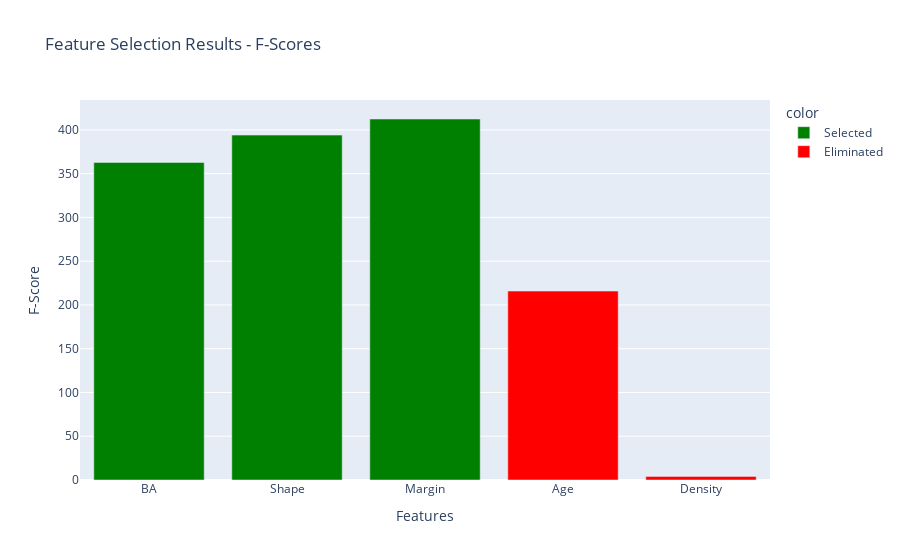

Write notebook code for a chart like this one.
### Markdown cell above
# Task 4: Feature engineering

### Code cell
# Import required modules
from sklearn.feature_selection import SelectKBest, f_classif
from sklearn.preprocessing import LabelEncoder
import plotly.graph_objects as go

# Prepare data for feature selection
df_encoded = df_copy.copy()

# Encode categorical variables (SelectKBest needs numerical data)
le_shape = LabelEncoder()
le_margin = LabelEncoder() 
le_density = LabelEncoder()

df_encoded['Shape'] = le_shape.fit_transform(df_encoded['Shape'].astype(str))
df_encoded['Margin'] = le_margin.fit_transform(df_encoded['Margin'].astype(str))
df_encoded['Density'] = le_density.fit_transform(df_encoded['Density'].astype(str))

# Separate features (X) and target (y)
X = df_encoded.drop('Severity', axis=1)
y = df_encoded['Severity']

# Apply SelectKBest to find top 3 features
selector = SelectKBest(score_func=f_classif, k=3)
X_selected = selector.fit_transform(X, y)

# Get results
feature_scores = selector.scores_
selected_mask = selector.get_support()
selected_features = X.columns[selected_mask]
eliminated_features = X.columns[~selected_mask]

# Calculate elimination threshold
threshold = sorted(feature_scores, reverse=True)[2]  # 3rd highest score = cutoff

# Print results
print("Feature Selection Results:")
print("Selected Features:", list(selected_features))
print("Eliminated Features:", list(eliminated_features))
print(f"Elimination Threshold: {threshold:.2f}")

# Plot 1: Feature importance with selection status
selection_status = ['Selected' if f in selected_features else 'Eliminated' for f in X.columns]

fig1 = px.bar(x=X.columns, y=feature_scores,
              color=selection_status,
              title='Feature Selection Results - F-Scores',
              labels={'x': 'Features', 'y': 'F-Score'},
              color_discrete_map={'Selected': 'green', 'Eliminated': 'red'})
fig1.show()

# Plot 2: Elimination threshold with clear above/below distinction
fig2 = go.Figure()

fig2.add_trace(go.Bar(name='Above Threshold (Selected)', 
                      x=selected_features, 
                      y=[feature_scores[list(X.columns).index(f)] for f in selected_features],
                      marker_color='green',
                      opacity=0.8))

fig2.add_trace(go.Bar(name='Below Threshold (Eliminated)', 
                      x=eliminated_features, 
                      y=[feature_scores[list(X.columns).index(f)] for f in eliminated_features],
                      marker_color='red',
                      opacity=0.8))

# Add threshold line
fig2.add_hline(y=threshold, line_dash="dash", line_color="black", line_width=2,
               annotation_text=f"Elimination Threshold: {threshold:.1f}")

fig2.update_layout(title='Feature Elimination: Above vs Below Threshold',
                   xaxis_title='Features', 
                   yaxis_title='F-Score')
fig2.show()

# Plot 3: Performance improvement metrics
avg_all = feature_scores.mean()
avg_selected = feature_scores[selected_mask].mean()
improvement_pct = ((avg_selected - avg_all) / avg_all) * 100

metrics = ['Average F-Score (All)', 'Average F-Score (Selected)']
values = [avg_all, avg_selected]

fig3 = px.bar(x=metrics, y=values,
              title='Feature Selection Performance Improvement',
              labels={'x': 'Metrics', 'y': 'Score/Percentage'},
              color=metrics,
              color_discrete_sequence=['lightcoral', 'lightgreen', 'gold'])

# Add value labels on bars
fig3.update_traces(texttemplate='%{y:.1f}', textposition='outside')
fig3.show()

# Summary stats
print(f"\nPerformance Improvement:")
print(f"Average F-Score (All Features): {avg_all:.2f}")
print(f"Average F-Score (Selected): {avg_selected:.2f}")
print(f"Improvement: {improvement_pct:.1f}%")
print(f"Features Eliminated: {len(eliminated_features)}/{len(X.columns)} ({len(eliminated_features)/len(X.columns)*100:.0f}%)")

### Figure 1 — Plotly figure (JSON) as saved in the notebook; plotly's stock layout.template omitted (floating-point values rounded to 4 significant figures)
{"data": [{"hovertemplate": "color=Selected<br>Features=%{x}<br>F-Score=%{y}<extra></extra>", "legendgroup": "Selected", "marker": {"color": "green", "pattern": {"shape": ""}}, "name": "Selected", "orientation": "v", "showlegend": true, "textposition": "auto", "type": "bar", "x": ["BA", "Shape", "Margin"], "xaxis": "x", "y": [362.8, 394.1, 412.5], "yaxis": "y"}, {"hovertemplate": "color=Eliminated<br>Features=%{x}<br>F-Score=%{y}<extra></extra>", "legendgroup": "Eliminated", "marker": {"color": "red", "pattern": {"shape": ""}}, "name": "Eliminated", "orientation": "v", "showlegend": true, "textposition": "auto", "type": "bar", "x": ["Age", "Density"], "xaxis": "x", "y": [215.9, 4.09], "yaxis": "y"}], "layout": {"barmode": "relative", "legend": {"title": {"text": "color"}, "tracegroupgap": 0}, "title": {"text": "Feature Selection Results - F-Scores"}, "xaxis": {"anchor": "y", "domain": [0, 1], "title": {"text": "Features"}}, "yaxis": {"anchor": "x", "domain": [0, 1], "title": {"text": "F-Score"}}}}
